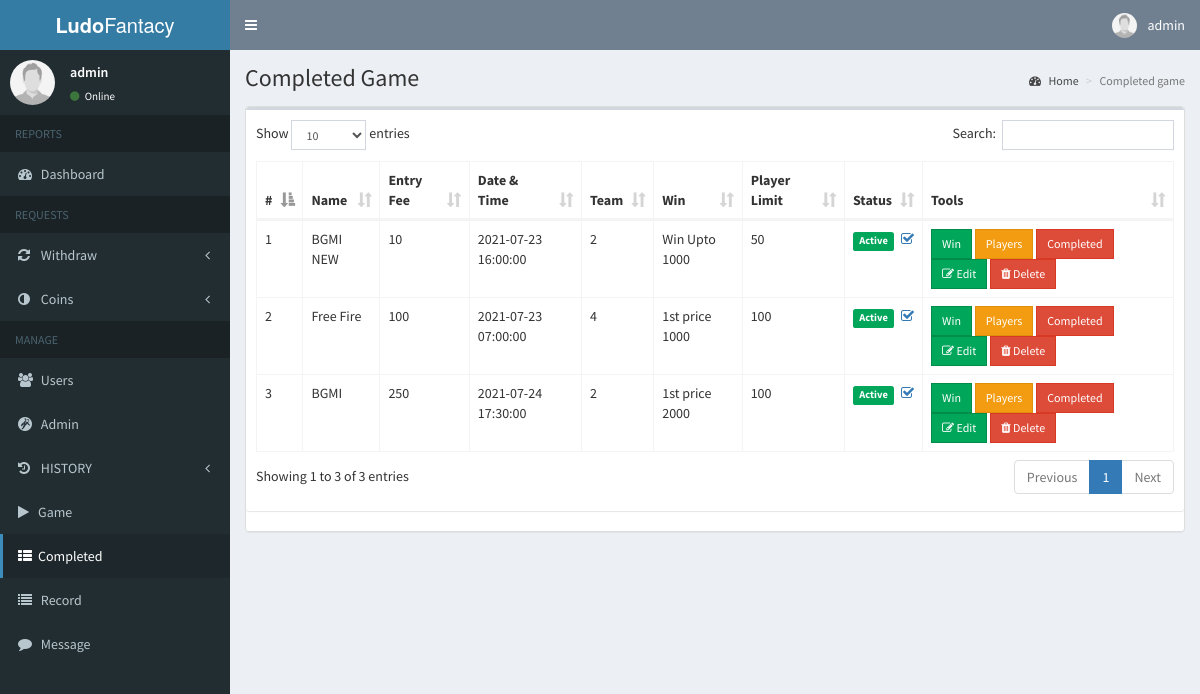
Page /admin/game/game_played.php (signed in) on the committed database.
### tables this page shows
CREATE TABLE `game` (
  `game_id` bigint(20) NOT NULL,
  `game_name` varchar(100) NOT NULL,
  `game_amount` int(11) NOT NULL,
  `game_date` date NOT NULL,
  `game_time` time NOT NULL,
  `game_team_numbers` set('1','2','4') NOT NULL,
  `game_win_amount` varchar(50) NOT NULL,
  `game_player_added` int(11) NOT NULL,
  `game_team_limit` int(11) NOT NULL,
  `game_completed` set('0','1','2') NOT NULL DEFAULT '0',
  `game_status` tinyint(1) NOT NULL,
  `game_delete` tinyint(1) NOT NULL,
  `game_room_id` varchar(100) NOT NULL,
  `game_password` varchar(100) NOT NULL
);

### admin/includes/session.php (called while the page is built, shortened)
<?php
	include '../../includes/conn.php';
if(isset($_SESSION['never_admin_id'])){
    $id=$_SESSION['never_id_admin'];
	$conn = $pdo->open();
	$stmt = $conn->prepare("SELECT * FROM admin WHERE admin_id=:id");
	$stmt->execute(['id'=>$id]);
	$admin = $stmt->fetch();
}else{
    header('location: ../index.php');
		exit();
}
?>

### admin/game/game_played.php (the view, shortened to what this page needs)
<?php include '../includes/session.php'; ?>
<?php include '../includes/header.php';?>
<?php if($admin['game_view']){
  ?>
<body class="hold-transition skin-blue sidebar-mini">
<div class="wrapper">
  <?php include '../includes/navbar.php'; ?>
  <?php include '../includes/menubar.php'; ?>
  <div class="content-wrapper">
    <section class="content-header">
      <h1>
        Completed Game
      </h1>
      <ol class="breadcrumb">
        <li><a href="#"><i class="fa fa-dashboard"></i> Home</a></li>
        <li class="active">Completed game</li>
      </ol>
    </section>
    <section class="content">
        <div class="panel panel-default" style="overflow-x:auto;">
      <div class="row">
        <div class="col-xs-12">
          <div class="box">
            <div class="box-body">
              <table id="example1" class="table table-bordered">
                <thead>
                <th>#</th>
                  <th>Name</th>
                  <th>Entry Fee</th>
                  <th>Date & Time</th>
                  <th>Team</th>
                  <th>Win</th>
                  <th>Player Limit</th>
                  <th>Status</th>
                  <?php if($admin['game_edit'] || $admin['game_del']){ ?>
                  <th>Tools</th>
                <?php } ?>
                </thead>
                <tbody>
                  <?php
                    $conn = $pdo->open();
                    $slno=1;
                    try{
                      $stmt = $conn->prepare("SELECT * FROM game WHERE game_delete='0' AND game_completed='1'");
                      $stmt->execute();
                      foreach($stmt as $row){
                        $status = ($row['game_status']) ? '<span class="label label-success">Active</span>' : '<span class="label label-danger">Not Active</span>';
                        $active = (!$row['game_status']) ? '<span class="pull-right"><a href="#activate" class="status" data-toggle="modal" data-id="'.$row['game_id'].'"><i class="fa fa-check-square-o"></i></a></span>' : '<span class="pull-right"><a href="#not_activate" class="status" data-toggle="modal" data-id="'.$row['game_id'].'"><i class="fa fa-check-square-o"></i></a></span>';
                        echo "
                          <tr>
                          <td>".$slno++."</td>
                            <td>".$row['game_name']."</td>
                            <td>".$row['game_amount']."</td>
                            <td>".$row['game_date'] .' '. $row['game_time']."</td>
                            <td>".$row['game_team_numbers']."</td>
                            <td>".$row['game_win_amount']."</td>
                            <td>".$row['game_team_limit']."</td>";
                            echo "<td>
                            $status";
                        if($admin['game_edit'])
                            echo "$active";
                         echo "</td>";
                          if($admin['game_edit'] || $admin['game_del'])
                          echo "<td>";
                          if($admin['game_edit']){
                            echo "<a href='game_win.php?id=".$row['game_id']."&name=".$row['game_name']."'><button class='btn btn-success btn-sm btn-flat'> Win</button></a> ";
                            echo "<a href='game_player.php?id=".$row['game_id']."&name=".$row['game_name']."'><button class='btn btn-warning btn-sm btn-flat'> Players</button></a> ";
                            echo "<button class='btn btn-danger btn-sm complete btn-flat' data-id='".$row['game_id']."'> Completed</button> ";
                            echo "<button class='btn btn-success btn-sm edit btn-flat' data-id='".$row['game_id']."'><i class='fa fa-edit'></i> Edit</button> ";
                          }if($admin['game_del'])
                              echo "<button class='btn btn-danger btn-sm delete btn-flat' data-id='".$row['game_id']."'><i class='fa fa-trash'></i> Delete</button>";
                          if($admin['game_edit'] || $admin['game_del'])
                              echo "</td>";
                          echo "</tr>
                        ";
                      }
                    }
                    catch(PDOException $e){
                      echo $e->getMessage();
                    }
                  ?>
                </tbody>
              </table>
            </div>
          </div>
        </div>
      </div>
        </div>
    </section>
  </div>
</div>
<?php include '../includes/scripts.php'; ?>
</body>
<?php } ?>
</html>

### admin/includes/navbar.php (shortened to what this page needs)
<header class="main-header">
  <a href="../home/home.php" class="logo">
    <span class="logo-lg"><b>Ludo</b>Fantacy</span>
  </a>
  <nav class="navbar navbar-static-top">
    <a href="#" class="sidebar-toggle" data-toggle="push-menu" role="button">
    </a>
    <div class="navbar-custom-menu">
      <ul class="nav navbar-nav">
        <li class="dropdown user user-menu">
          <a href="#" class="dropdown-toggle" data-toggle="dropdown">
            <img src="<?php echo (!empty($admin['admin_photo'])) ? '../../images/'.$admin['admin_photo'] : '../../images/profile.jpg'; ?>" class="user-image" alt="User Image">
            <span class="hidden-xs"><?php echo $admin['admin_name']; ?></span>
          </a>
        </li>
      </ul>
    </div>
  </nav>
</header>

### admin/includes/menubar.php (shortened to what this page needs)
<aside class="main-sidebar">
  <section class="sidebar">
    <div class="user-panel">
      <div class="pull-left image">
        <img src="<?php echo (!empty($admin['admin_photo'])) ? '../../images/' . $admin['admin_photo'] : '../../images/profile.jpg'; ?>" class="img-circle" alt="User Image">
      </div>
      <div class="pull-left info">
        <p><?php echo $admin['admin_name']; ?></p>
        <a><i class="fa fa-circle text-success"></i> Online</a>
      </div>
    </div>
    <ul class="sidebar-menu" data-widget="tree">
      <li class="header">REPORTS</li>
      <li><a href="../home/home.php"><i class="fa fa-dashboard"></i> <span>Dashboard</span></a></li>
      <?php if ($admin['withdraw_view']) { ?>
        <li class="header">REQUESTS</li>
      <?php } ?>
      <?php if ($admin['withdraw_view']) { ?>
        <li class="treeview">
          <a href="#">
            <i class="fa fa-refresh"></i>
            <span>Withdraw</span>
            <span class="pull-right-container">
              <i class="fa fa-angle-left pull-right"></i>
            </span>
          </a>
        </li> <?php } ?>
        <?php if ($admin['add_coins_view']) { ?>
        <li class="treeview">
          <a href="#">
            <i class="fa fa-adjust"></i>
            <span>Coins</span>
            <span class="pull-right-container">
              <i class="fa fa-angle-left pull-right"></i>
            </span>
          </a>
        </li>
      <?php } ?>
      <li class="header">MANAGE</li>
      <?php if ($admin['users_view']) { ?>
        <li><a href="../users/users.php"><i class="fa fa-users"></i> <span>Users</span></a></li>
      <?php }
      if ($admin['admin_view']) { ?>
        <li><a href="../admin/admin.php"><i class="fa fa-grav"></i> <span>Admin</span></a></li>
      <?php } ?>
      <?php if ($admin['history_view'] ) { ?>
        <li class="treeview">
          <a href="#">
            <i class="fa fa-history"></i>
            <span>HISTORY</span>
            <span class="pull-right-container">
              <i class="fa fa-angle-left pull-right"></i>
            </span>
          </a>
        </li>
      <?php } ?>
      <?php if ($admin['game_view'] ) { ?>
        <li><a href="../game/game.php"><i class="fa fa-play"></i><span>Game</span></a></li>
      <?php } ?>
      <?php if ($admin['played_view'] ) { ?>
        <li><a href="../game/game_played.php"><i class="fa fa-th-list"></i><span>Completed</span></a></li>
      <?php } ?>
      <?php if ($admin['record_view'] ) { ?>
        <li><a href="../record/record.php"><i class="fa fa-list"></i><span> Record</span></a></li>
      <?php } ?>
      <?php if ($admin['message_view']) { ?>
        <li><a href="../message/message.php"><i class="fa fa-comment"></i> <span>Message</span></a></li>
      <?php } ?>
    </ul>
  </section>
</aside>

### rows in the picture
game: game_name "BGMI NEW", game_amount "10", game_date "2021-07-23", game_time "16:00:00", game_team_numbers "2", game_win_amount "Win Upto 1000", game_team_limit "50", game_status "Active"
game: game_name "Free Fire", game_amount "100", game_date "2021-07-23", game_time "07:00:00", game_team_numbers "4", game_win_amount "1st price 1000", game_team_limit "100", game_status "Active"
game: game_name "BGMI", game_amount "250", game_date "2021-07-24", game_time "17:30:00", game_team_numbers "2", game_win_amount "1st price 2000", game_team_limit "100", game_status "Active"

### other values in the picture
$admin['admin_name'] "admin"
